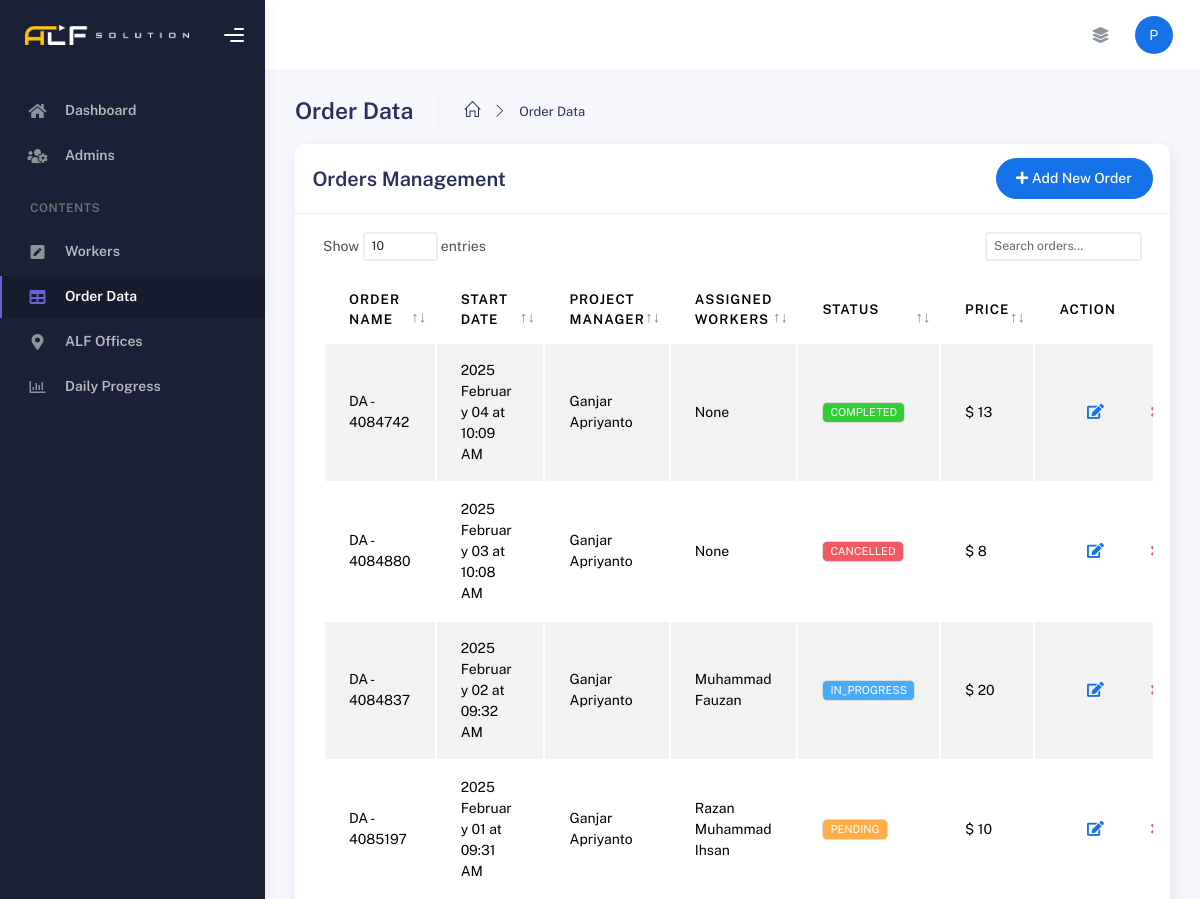
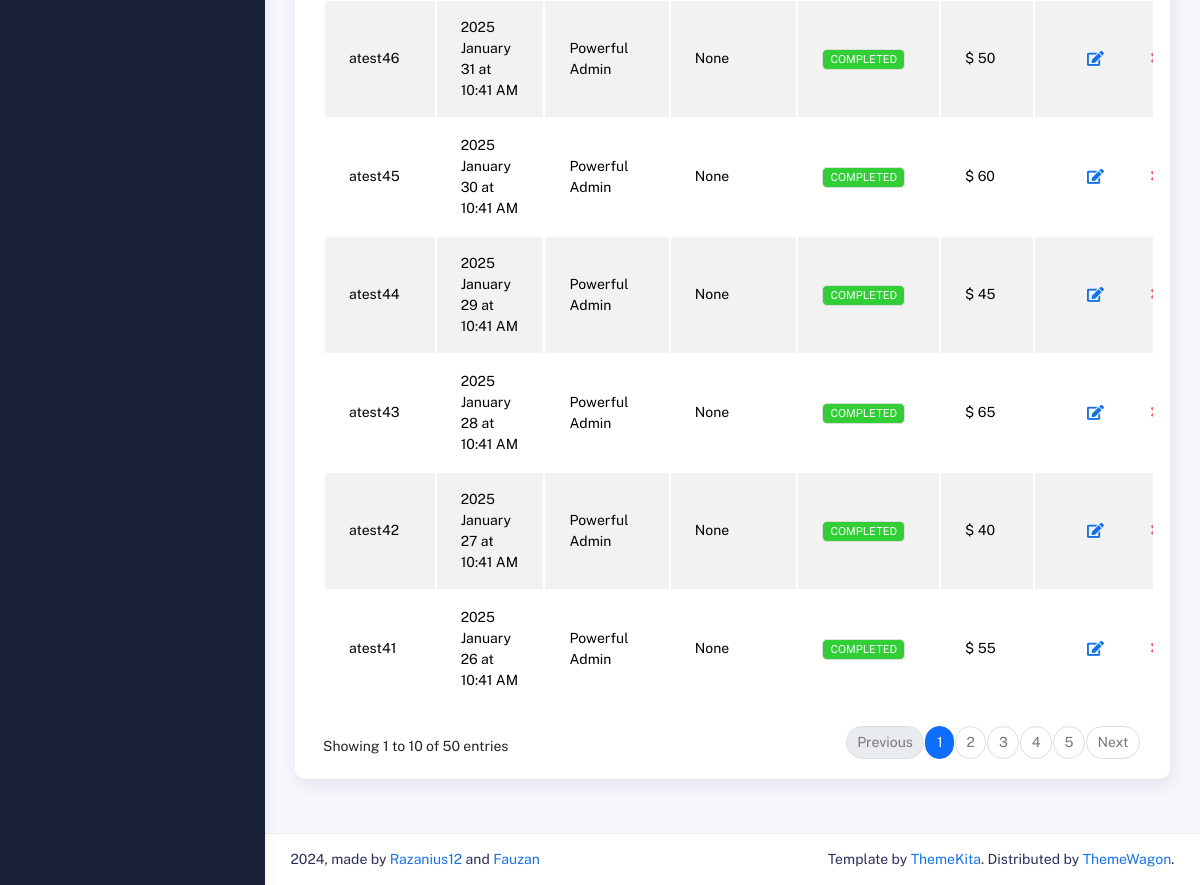
The page /index.php?page=orderData (signed in) on the database its author committed (2 pictures, top to bottom).
### tables this page shows
CREATE TABLE `orders` (
  `id_order` int(11) NOT NULL,
  `project_manager_id` int(11) DEFAULT NULL,
  `worker_id` int(11) DEFAULT NULL,
  `order_name` varchar(255) DEFAULT NULL,
  `description` text DEFAULT NULL,
  `start_date` datetime DEFAULT NULL,
  `status` enum('PENDING','IN_PROGRESS','COMPLETED','CANCELLED') DEFAULT 'PENDING',
  `order_price` int(255) DEFAULT NULL
);

CREATE TABLE `workers` (
  `id_worker` int(11) NOT NULL,
  `username` varchar(255) NOT NULL,
  `password` varchar(255) NOT NULL,
  `name_worker` varchar(255) NOT NULL,
  `id_position` int(11) NOT NULL,
  `gender_worker` enum('MALE','FEMALE','OTHER') NOT NULL,
  `phone_number` varchar(16) NOT NULL,
  `availability_status` enum('AVAILABLE','TASKED') NOT NULL DEFAULT 'AVAILABLE',
  `assigned_order_id` int(11) DEFAULT NULL,
  `created_at` timestamp NOT NULL DEFAULT current_timestamp(),
  `updated_at` timestamp NOT NULL DEFAULT current_timestamp() ON UPDATE current_timestamp()
);

### main/pages/orderdata.php (the view, shortened to what this page needs)
<?php
require 'config/database.php';
$query = "SELECT
           o.id_order,
           o.order_name,
           o.status,
           o.start_date,
           o.order_price,
           a.name_admin AS project_manager,
           w.name_worker AS assigned_worker,
           w.availability_status AS worker_availability
          FROM
           orders o
          LEFT JOIN
           admins a ON o.project_manager_id = a.id_admin
          LEFT JOIN
           workers w ON o.worker_id = w.id_worker
          ORDER BY
           o.id_order DESC";
$result = mysqli_query($conn, $query);
function getStatusBadgeClass($status)
{
 switch (strtoupper($status)) {
  case 'COMPLETED':
   return 'success';
  case 'IN_PROGRESS':
   return 'info';
  case 'PENDING':
   return 'warning';
  case 'CANCELLED':
   return 'danger';
 }
}
?>
<div class="container">
 <div class="page-inner">
  <div class="page-header mb-0">
   <h3 class="fw-bold mb-3">Order Data</h3>
   <ul class="breadcrumbs mb-3">
    <li class="nav-home">
     <a href="index.php">
      <i class="icon-home"></i>
     </a>
    </li>
    <li class="separator">
     <i class="icon-arrow-right"></i>
    </li>
    <li class="nav-item">
     <a href="index.php?page=orderData">Order Data</a>
    </li>
   </ul>
  </div>
  <div class="row">
   <div class="col-md-12">
    <div class="card">
     <div class="card-header">
      <div class="d-flex align-items-center">
       <h4 class="card-title">Orders Management</h4>
       <button type="button" class="btn btn-primary btn-round ms-auto" data-bs-toggle="modal"
        data-bs-target="#addOrderModal">
        <i class="fa fa-plus"></i> Add New Order
       </button>
      </div>
     </div>
     <div class="card-body">
      <div class="table-responsive">
       <table id="order-data-table" class="display table table-striped table-hover">
        <thead>
         <tr>
          <th>Order Name</th>
          <th>Start Date</th>
          <th>Project Manager</th>
          <th>Assigned Workers</th>
          <th>Status</th>
          <th>Price</th>
          <th style="width: 10%">Action</th>
         </tr>
        </thead>
        <tbody>
         <?php
         while ($order = mysqli_fetch_assoc($result)): ?>
          <tr>
           <td><?= htmlspecialchars($order['order_name']) ?></td>
           <td>
            <?php
            $startDateTime = new DateTime($order['start_date']);
            echo $startDateTime->format('Y F d') . ' at ' . $startDateTime->format('h:i A');
            ?>
           </td>
           <td><?= htmlspecialchars($order['project_manager'] ?? 'N/A') ?></td>
           <td>
            <?= $order['assigned_worker'] ? htmlspecialchars($order['assigned_worker']) : 'None' ?>
           </td>
           <td>
            <span class="badge bg-<?= getStatusBadgeClass($order['status']) ?>">
             <?= htmlspecialchars($order['status']) ?>
            </span>
           </td>
           <td>$ <?= number_format($order['order_price']) ?></td>
           <td>
            <div class="form-button-action">
             <button type="button" class="btn btn-link btn-primary btn-lg" data-bs-toggle="modal"
              data-bs-target="#editOrderModal" data-order-id="<?= $order['id_order'] ?>">
              <i class="fa fa-edit"></i>
             </button>
             <button type="button" class="btn btn-link btn-danger" onclick="deleteOrder(<?= $order['id_order'] ?>)">
             </button>
            </div>
           </td>
          </tr>
         <?php endwhile; ?>
        </tbody>
       </table>
      </div>
     </div>
    </div>
   </div>
  </div>
 </div>
</div>

### rows shown on the page
orders: order_name "DA - 4084742", start_date "2025 February 04", start_date "10:09 AM", project_manager.name_admin "Ganjar Apriyanto", shows "None", status "COMPLETED", order_price "13"
orders: order_name "DA - 4084880", start_date "2025 February 03", start_date "10:08 AM", project_manager.name_admin "Ganjar Apriyanto", shows "None", status "CANCELLED", order_price "8"
orders: order_name "DA - 4084837", start_date "2025 February 02", start_date "09:32 AM", project_manager.name_admin "Ganjar Apriyanto", worker.name_worker "Muhammad Fauzan", status "IN_PROGRESS", order_price "20"
orders: order_name "DA - 4085197", start_date "2025 February 01", start_date "09:31 AM", project_manager.name_admin "Ganjar Apriyanto", worker.name_worker "Razan Muhammad Ihsan", status "PENDING", order_price "10"
orders: order_name "atest46", start_date "2025 January 31", start_date "10:41 AM", project_manager.name_admin "Powerful Admin", shows "None", status "COMPLETED", order_price "50"
orders: order_name "atest45", start_date "2025 January 30", start_date "10:41 AM", project_manager.name_admin "Powerful Admin", shows "None", status "COMPLETED", order_price "60"
orders: order_name "atest44", start_date "2025 January 29", start_date "10:41 AM", project_manager.name_admin "Powerful Admin", shows "None", status "COMPLETED", order_price "45"
orders: order_name "atest43", start_date "2025 January 28", start_date "10:41 AM", project_manager.name_admin "Powerful Admin", shows "None", status "COMPLETED", order_price "65"
orders: order_name "atest42", start_date "2025 January 27", start_date "10:41 AM", project_manager.name_admin "Powerful Admin", shows "None", status "COMPLETED", order_price "40"
orders: order_name "atest41", start_date "2025 January 26", start_date "10:41 AM", project_manager.name_admin "Powerful Admin", shows "None", status "COMPLETED", order_price "55"

### other values the page prints
$item['label'] "Dashboard"
$item['label'] "Admins"
$item['label'] "Workers"
$item['label'] "Order Data"
$item['label'] "ALF Offices"
$item['label'] "Daily Progress"
substr($currentUser['name'] ?? 'U', 0, 1) "P"
